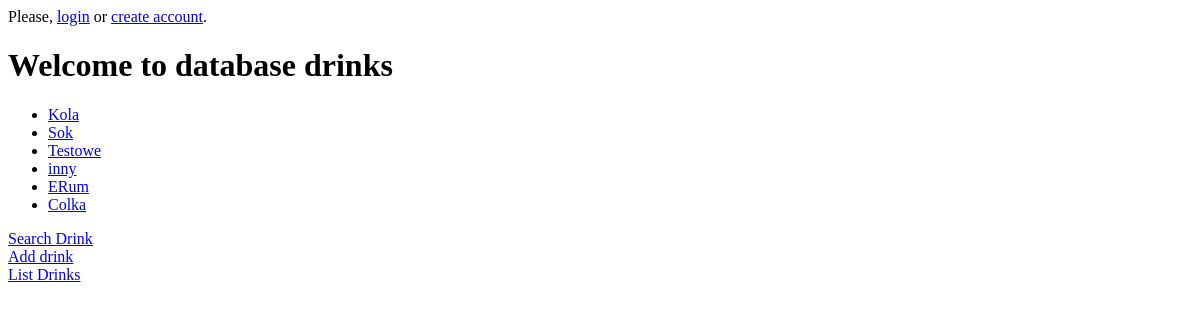
/, run on an earlier commit of the app's database.
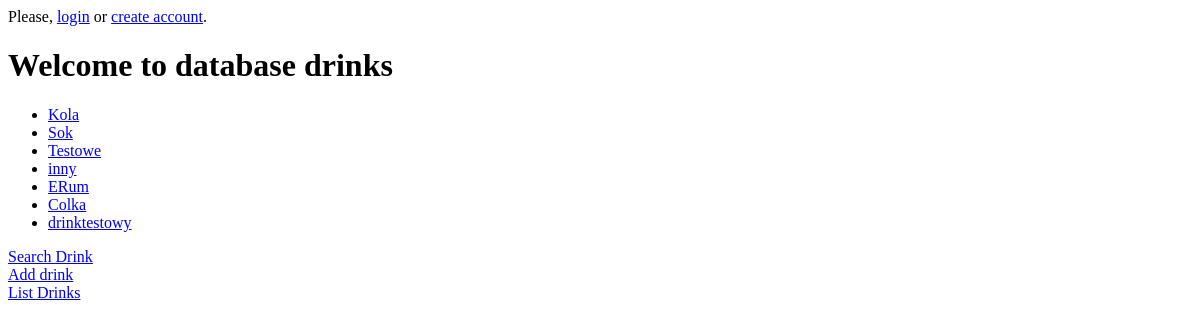
And on a later commit of the database.
### shaker/models.py (models this page shows, shortened)
class Drinks(models.Model):
    name_drink = models.CharField(max_length=100)
    desc_drink = models.CharField(max_length=100)
    alcohol_type = models.IntegerField(choices=alcoholType)
    image_drink = models.ImageField(null=True, blank=True)

### shaker/views.py (the view)
# urls.py: path('', views.IndexView.as_view(), name='index'),
class IndexView(View):
    def get(self, request):
        drinks_list = Drinks.objects.all()
        context = {
            'drinks_list': drinks_list,
        }
        return render(request, 'shaker/index.html', context)

### shaker/templates/shaker/index.html (shortened to what this page needs)
<!DOCTYPE html>
{% load static %}
<html lang="en">
<head>
</head>
<body>
{% if user.is_authenticated %}
{{ user }}
<a href="{% url 'shaker:logout' %}">Logout</a>
{% else %}
Please, <a href="{% url 'shaker:login' %}">login</a> or <a href="{% url 'shaker:registration' %}">create account</a>.
{% endif %}
<h1>Welcome to database drinks</h1>
{% if drinks_list %}
  <ul>
    {% for drinks in drinks_list %}
      <li><a href="{% url 'shaker:drinks' drinks.id %}"> {{ drinks.name_drink }}</a></li>
    {% endfor %}
  </ul>
{% else %}
  <p>no drinks are available</p>
{% endif %}
<a href="{% url 'shaker:search' %}">Search Drink</a><br>
<a href="{% url 'shaker:add' %}">Add drink</a><br>
<a href="{% url 'shaker:list_drinks' %}">List Drinks</a><br>
</body>
</html>

What changed in the data, as far as the page shows it:
added Drinks: name_drink "drinktestowy"
